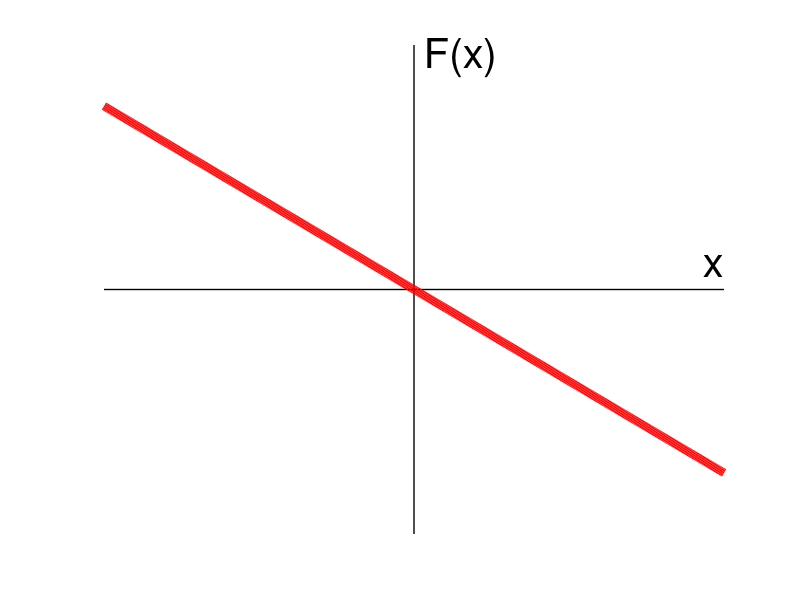
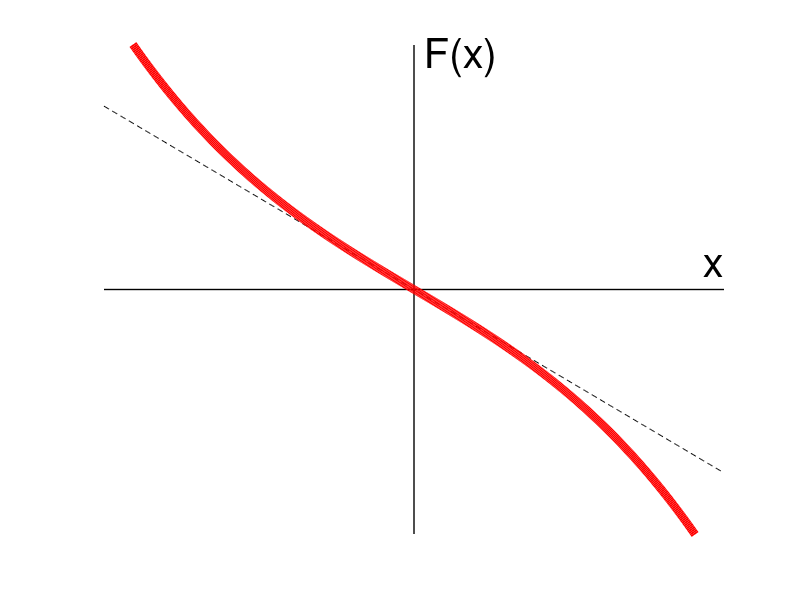
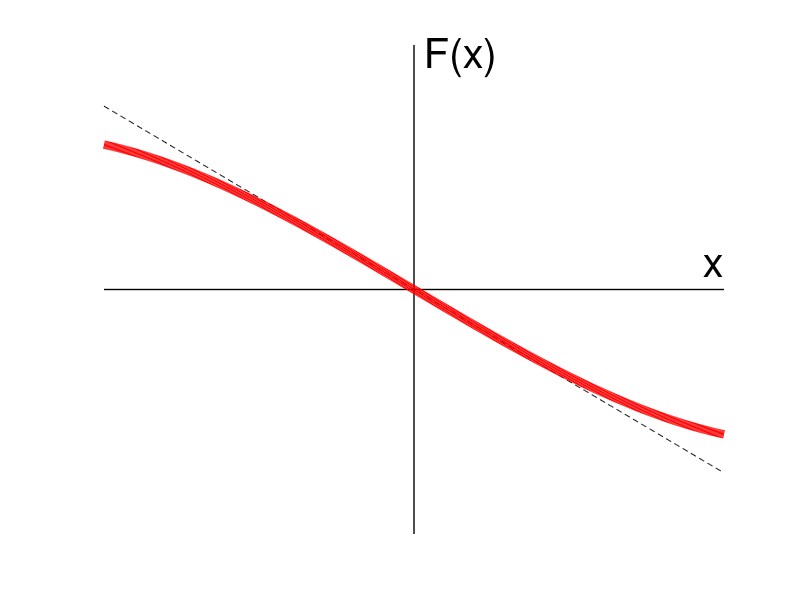
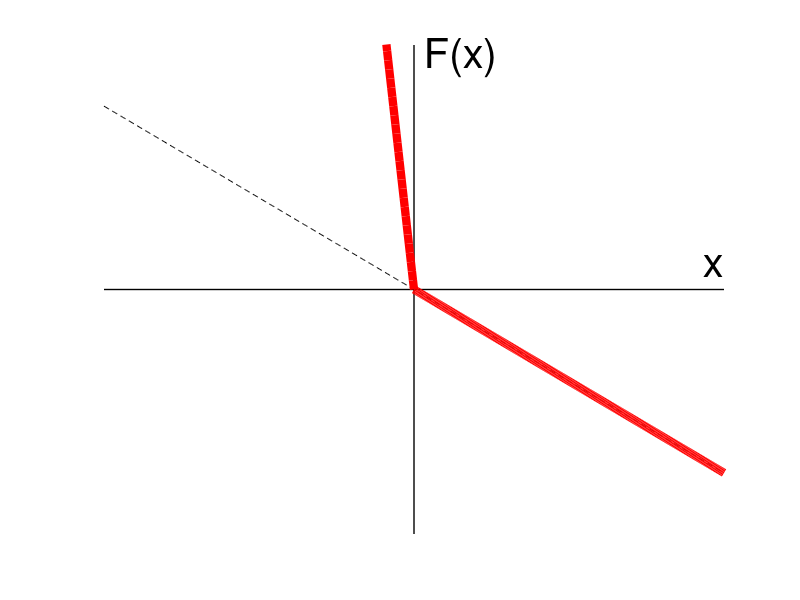

The MATLAB source for these figures, in order:
% SPRINGS  Generate plots of hard, soft, and closed springs for 5.3 slides.

spr = {'linear','hard','soft','closed'};
for k = 1:4
    figure(k)
    plot([-3,3],[0,0],'k','linewidth',1)
    hold on
    plot([0,0],[-4,4],'k','linewidth',1)
    text(2.8,0.4,'x','fontsize',30)
    text(0.1,3.8,'F(x)','fontsize',30)
    axis off

    x = -3:.01:3;
    switch k
        case 1
            plot(x,-x,'r','linewidth',6)
            axis([-3 3 -4 4])
        case 2
            plot(x,-x,'k--')
            plot(x,-x-(x/2.5).^3,'r','linewidth',6)
        case 3
            plot(x,-x,'k--')
            plot(x,-x+(x/3.5).^3,'r','linewidth',6)
        case 4
            plot(x,-x,'k--')
            plot(x(x>=0),-x(x>=0),'r','linewidth',6)
            plot(x(x<=0),-15*x(x<=0),'r','linewidth',6)
    end

    axis([-3 3 -4 4])
    hold off
    
    name = ['spring-' spr{k} '.pdf'];
    fprintf('writing %s\n',name)
    print(name,'-dpdf')
end
